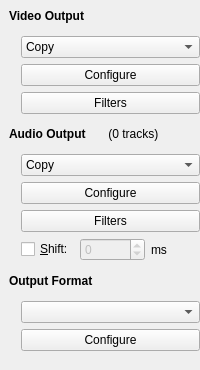
  <widget class="QDockWidget" name="codecWidget">
   <property name="styleSheet">
    <string notr="true"/>
   </property>
   <property name="features">
    <set>QDockWidget::NoDockWidgetFeatures</set>
   </property>
   <property name="allowedAreas">
    <set>Qt::LeftDockWidgetArea|Qt::RightDockWidgetArea</set>
   </property>
   <property name="windowTitle">
    <string>Codec O&amp;ptions</string>
   </property>
   <attribute name="dockWidgetArea">
    <number>1</number>
   </attribute>
   <widget class="QWidget" name="dockWidgetContents">
    <layout class="QVBoxLayout" name="verticalLayout_9">
     <property name="spacing">
      <number>0</number>
     </property>
     <property name="leftMargin">
      <number>9</number>
     </property>
     <property name="topMargin">
      <number>9</number>
     </property>
     <property name="rightMargin">
      <number>0</number>
     </property>
     <property name="bottomMargin">
      <number>9</number>
     </property>
     <item>
      <layout class="QVBoxLayout" name="verticalLayout_3">
       <property name="spacing">
        <number>0</number>
       </property>
       <property name="sizeConstraint">
        <enum>QLayout::SetDefaultConstraint</enum>
       </property>
       <item>
        <widget class="QLabel" name="label_3">
         <property name="sizePolicy">
          <sizepolicy hsizetype="Preferred" vsizetype="Preferred">
           <horstretch>0</horstretch>
           <verstretch>0</verstretch>
          </sizepolicy>
         </property>
         <property name="maximumSize">
          <size>
           <width>180</width>
           <height>16777215</height>
          </size>
         </property>
         <property name="text">
          <string>&lt;b&gt;Video Output&lt;/b&gt;</string>
         </property>
         <property name="textFormat">
          <enum>Qt::AutoText</enum>
         </property>
        </widget>
       </item>
       <item>
        <spacer name="verticalSpacer_8">
         <property name="orientation">
          <enum>Qt::Vertical</enum>
         </property>
         <property name="sizeType">
          <enum>QSizePolicy::Fixed</enum>
         </property>
         <property name="sizeHint" stdset="0">
          <size>
           <width>20</width>
           <height>13</height>
          </size>
         </property>
        </spacer>
       </item>
       <item>
        <layout class="QHBoxLayout" name="videoLayout">
         <property name="spacing">
          <number>0</number>
         </property>
         <property name="leftMargin">
          <number>0</number>
         </property>
         <property name="topMargin">
          <number>0</number>
         </property>
         <property name="rightMargin">
          <number>0</number>
         </property>
         <property name="bottomMargin">
          <number>0</number>
         </property>
         <item>
          <spacer>
           <property name="orientation">
            <enum>Qt::Horizontal</enum>
           </property>
           <property name="sizeType">
            <enum>QSizePolicy::Fixed</enum>
           </property>
           <property name="sizeHint" stdset="0">
            <size>
             <width>12</width>
             <height>0</height>
            </size>
           </property>
          </spacer>
         </item>
         <item>
          <layout class="QVBoxLayout" name="_7" stretch="0,0,0">
           <property name="spacing">
            <number>6</number>
           </property>
           <property name="sizeConstraint">
            <enum>QLayout::SetDefaultConstraint</enum>
           </property>
           <property name="leftMargin">
            <number>0</number>
           </property>
           <property name="topMargin">
            <number>0</number>
           </property>
           <property name="rightMargin">
            <number>0</number>
           </property>
           <property name="bottomMargin">
            <number>0</number>
           </property>
           <item>
            <widget class="QComboBox" name="comboBoxVideo">
             <property name="sizePolicy">
              <sizepolicy hsizetype="Preferred" vsizetype="Fixed">
               <horstretch>0</horstretch>
               <verstretch>0</verstretch>
              </sizepolicy>
             </property>
             <item>
              <property name="text">
               <string>Copy</string>
              </property>
             </item>
            </widget>
           </item>
           <item>
            <widget class="QPushButton" name="pushButtonVideoConf">
             <property name="enabled">
              <bool>true</bool>
             </property>
             <property name="sizePolicy">
              <sizepolicy hsizetype="Minimum" vsizetype="Fixed">
               <horstretch>0</horstretch>
               <verstretch>0</verstretch>
              </sizepolicy>
             </property>
             <property name="text">
              <string>Configure</string>
             </property>
            </widget>
           </item>
           <item>
            <widget class="QPushButton" name="pushButtonVideoFilter">
             <property name="enabled">
              <bool>true</bool>
             </property>
             <property name="sizePolicy">
              <sizepolicy hsizetype="Minimum" vsizetype="Fixed">
               <horstretch>0</horstretch>
               <verstretch>0</verstretch>
              </sizepolicy>
             </property>
             <property name="text">
              <string>Filters</string>
             </property>
            </widget>
           </item>
          </layout>
         </item>
        </layout>
       </item>
       <item>
        <spacer name="verticalSpacer_12">
         <property name="orientation">
          <enum>Qt::Vertical</enum>
         </property>
         <property name="sizeType">
          <enum>QSizePolicy::Fixed</enum>
         </property>
         <property name="sizeHint" stdset="0">
          <size>
           <width>20</width>
           <height>13</height>
          </size>
         </property>
        </spacer>
       </item>
       <item>
        <layout class="QHBoxLayout" name="horizontalLayout_2">
         <item>
          <widget class="QLabel" name="label_5">
           <property name="sizePolicy">
            <sizepolicy hsizetype="Preferred" vsizetype="Preferred">
             <horstretch>0</horstretch>
             <verstretch>0</verstretch>
            </sizepolicy>
           </property>
           <property name="maximumSize">
            <size>
             <width>180</width>
             <height>16777215</height>
            </size>
           </property>
           <property name="text">
            <string>&lt;b&gt;Audio Output&lt;/b&gt;</string>
           </property>
           <property name="textFormat">
            <enum>Qt::AutoText</enum>
           </property>
          </widget>
         </item>
         <item>
          <widget class="QLabel" name="TrackCountLabel">
           <property name="text">
            <string> (0 tracks)</string>
           </property>
          </widget>
         </item>
        </layout>
       </item>
       <item>
        <spacer name="verticalSpacer_9">
         <property name="orientation">
          <enum>Qt::Vertical</enum>
         </property>
         <property name="sizeType">
          <enum>QSizePolicy::Fixed</enum>
         </property>
         <property name="sizeHint" stdset="0">
          <size>
           <width>20</width>
           <height>13</height>
          </size>
         </property>
        </spacer>
       </item>
       <item>
        <layout class="QHBoxLayout" name="AudioLayout">
         <property name="spacing">
          <number>0</number>
         </property>
         <property name="leftMargin">
          <number>0</number>
         </property>
         <property name="topMargin">
          <number>0</number>
         </property>
         <property name="rightMargin">
          <number>0</number>
         </property>
         <property name="bottomMargin">
          <number>0</number>
         </property>
         <item>
          <spacer>
           <property name="orientation">
            <enum>Qt::Horizontal</enum>
           </property>
           <property name="sizeType">
            <enum>QSizePolicy::Fixed</enum>
           </property>
           <property name="sizeHint" stdset="0">
            <size>
             <width>12</width>
             <height>0</height>
            </size>
           </property>
          </spacer>
         </item>
         <item>
          <layout class="QVBoxLayout" name="_8">
           <property name="spacing">
            <number>6</number>
           </property>
           <property name="sizeConstraint">
            <enum>QLayout::SetDefaultConstraint</enum>
           </property>
           <property name="leftMargin">
            <number>0</number>
           </property>
           <property name="topMargin">
            <number>0</number>
           </property>
           <property name="rightMargin">
            <number>0</number>
           </property>
           <property name="bottomMargin">
            <number>0</number>
           </property>
           <item>
            <widget class="QComboBox" name="comboBoxAudio">
             <property name="sizePolicy">
              <sizepolicy hsizetype="Preferred" vsizetype="Minimum">
               <horstretch>0</horstretch>
               <verstretch>0</verstretch>
              </sizepolicy>
             </property>
             <item>
              <property name="text">
               <string>Copy</string>
              </property>
             </item>
            </widget>
           </item>
           <item>
            <widget class="QPushButton" name="pushButtonAudioConf">
             <property name="enabled">
              <bool>true</bool>
             </property>
             <property name="sizePolicy">
              <sizepolicy hsizetype="Minimum" vsizetype="Fixed">
               <horstretch>0</horstretch>
               <verstretch>0</verstretch>
              </sizepolicy>
             </property>
             <property name="text">
              <string>Configure</string>
             </property>
            </widget>
           </item>
           <item>
            <widget class="QPushButton" name="pushButtonAudioFilter">
             <property name="enabled">
              <bool>true</bool>
             </property>
             <property name="sizePolicy">
              <sizepolicy hsizetype="Minimum" vsizetype="Fixed">
               <horstretch>0</horstretch>
               <verstretch>0</verstretch>
              </sizepolicy>
             </property>
             <property name="text">
              <string>Filters</string>
             </property>
            </widget>
           </item>
           <item>
            <layout class="QHBoxLayout" name="_9">
             <property name="spacing">
              <number>6</number>
             </property>
             <property name="sizeConstraint">
              <enum>QLayout::SetDefaultConstraint</enum>
             </property>
             <property name="leftMargin">
              <number>0</number>
             </property>
             <property name="topMargin">
              <number>0</number>
             </property>
             <property name="rightMargin">
              <number>0</number>
             </property>
             <property name="bottomMargin">
              <number>0</number>
             </property>
             <item>
              <widget class="QCheckBox" name="checkBox_TimeShift">
               <property name="text">
                <string>&amp;Shift:</string>
               </property>
              </widget>
             </item>
             <item>
              <widget class="QSpinBox" name="spinBox_TimeValue">
               <property name="enabled">
                <bool>false</bool>
               </property>
               <property name="sizePolicy">
                <sizepolicy hsizetype="Minimum" vsizetype="Fixed">
                 <horstretch>0</horstretch>
                 <verstretch>0</verstretch>
                </sizepolicy>
               </property>
               <property name="minimum">
                <number>-99999</number>
               </property>
               <property name="maximum">
                <number>99999</number>
               </property>
              </widget>
             </item>
             <item>
              <widget class="QLabel" name="label_11">
               <property name="sizePolicy">
                <sizepolicy hsizetype="Preferred" vsizetype="Preferred">
                 <horstretch>0</horstretch>
                 <verstretch>0</verstretch>
                </sizepolicy>
               </property>
               <property name="text">
                <string>ms</string>
               </property>
              </widget>
             </item>
            </layout>
           </item>
          </layout>
         </item>
        </layout>
       </item>
       <item>
        <spacer name="verticalSpacer_13">
         <property name="orientation">
          <enum>Qt::Vertical</enum>
         </property>
         <property name="sizeType">
          <enum>QSizePolicy::Fixed</enum>
         </property>
         <property name="sizeHint" stdset="0">
          <size>
           <width>20</width>
           <height>13</height>
          </size>
         </property>
        </spacer>
       </item>
       <item>
        <widget class="QLabel" name="label_4">
         <property name="sizePolicy">
          <sizepolicy hsizetype="Preferred" vsizetype="Preferred">
           <horstretch>0</horstretch>
           <verstretch>0</verstretch>
          </sizepolicy>
         </property>
         <property name="text">
          <string>&lt;b&gt;Output Format&lt;/b&gt;</string>
         </property>
         <property name="textFormat">
          <enum>Qt::AutoText</enum>
         </property>
        </widget>
       </item>
       <item>
        <spacer name="verticalSpacer_10">
         <property name="orientation">
          <enum>Qt::Vertical</enum>
         </property>
         <property name="sizeType">
          <enum>QSizePolicy::Fixed</enum>
         </property>
         <property name="sizeHint" stdset="0">
          <size>
           <width>20</width>
           <height>13</height>
          </size>
         </property>
        </spacer>
       </item>
       <item>
        <layout class="QHBoxLayout" name="horizontalLayout">
         <property name="spacing">
          <number>0</number>
         </property>
         <item>
          <spacer>
           <property name="orientation">
            <enum>Qt::Horizontal</enum>
           </property>
           <property name="sizeType">
            <enum>QSizePolicy::Fixed</enum>
           </property>
           <property name="sizeHint" stdset="0">
            <size>
             <width>12</width>
             <height>0</height>
            </size>
           </property>
          </spacer>
         </item>
         <item>
          <layout class="QVBoxLayout" name="verticalLayout_2">
           <property name="spacing">
            <number>6</number>
           </property>
           <item>
            <widget class="QComboBox" name="comboBoxFormat">
             <property name="sizePolicy">
              <sizepolicy hsizetype="Preferred" vsizetype="Fixed">
               <horstretch>0</horstretch>
               <verstretch>0</verstretch>
              </sizepolicy>
             </property>
            </widget>
           </item>
           <item>
            <widget class="QPushButton" name="pushButtonFormatConfigure">
             <property name="enabled">
              <bool>true</bool>
             </property>
             <property name="sizePolicy">
              <sizepolicy hsizetype="Minimum" vsizetype="Fixed">
               <horstretch>0</horstretch>
               <verstretch>0</verstretch>
              </sizepolicy>
             </property>
             <property name="text">
              <string>Configure</string>
             </property>
            </widget>
           </item>
          </layout>
         </item>
        </layout>
       </item>
      </layout>
     </item>
     <item>
      <spacer name="verticalSpacer_3">
       <property name="orientation">
        <enum>Qt::Vertical</enum>
       </property>
       <property name="sizeType">
        <enum>QSizePolicy::Expanding</enum>
       </property>
       <property name="sizeHint" stdset="0">
        <size>
         <width>20</width>
         <height>10</height>
        </size>
       </property>
      </spacer>
     </item>
    </layout>
   </widget>
  </widget>
